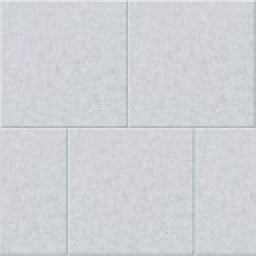
#> input picture web/ThreeJs/images/floor.jpg, 128 x 128 px (shown 2 times larger)
$ python -i Functions.py   (imports and definitions only)   (older library calls are emulated)
#> lines starting #> are read from the running program, lines starting #| are printed output that depends on the picture; after the words box and inside, x2 and y2 are one past the last pixel; in counts of white or black regions, pixels touching at a corner belong together
import cv2
import matplotlib.pyplot as plt
import numpy as np
import math
import sys
import copy
from scipy.signal import lfilter
from skimage.data import page
from skimage.filters import (threshold_otsu, threshold_niblack,threshold_sauvola)
from numba import jit
import time

time.clock = time.time
class ImageFunctions(object):

    def __init__(self,filepath):
#> called with filepath = '../web/ThreeJs/images/floor.jpg'
        print(filepath)
        self.img=cv2.imread(filepath)
#> self.img is the input picture: shape (128, 128, 3); mean B, G, R 214.2, 209.3, 207.3
        self.img=cv2.cvtColor(self.img,cv2.COLOR_RGB2BGR)
        if len(self.img.shape)==3:
            print('3D')
            # 直接把BGR转RGB
            self.b, self.g, self.r = cv2.split(self.img)
            self.img = cv2.merge([self.r, self.g, self.b])
        elif len(self.img.shape)==2:
            print('2D')
            self.b, self.g, self.r = self.img, self.img, self.img
            self.img=cv2.merge([self.img,self.img,self.img])

    # [24 lines left out: functions show, brighter, dimmer, not called in this run]

    def toGray(self):  # 灰度图
        img_gray=0.2126*self.r+0.7152*self.g+0.0722*self.b
        return img_gray

    # [69 lines left out: functions toBinary, blur, smooth, equalizeHist, clahe, edgeRein and 2 more, not called in this run]

    # 形态学处理
    def erode(self):  # 腐蚀
        ero=cv2.erode(self.img, kernel=np.ones((5, 5), np.uint8))
        return ero

    def dilate(self):  # 膨胀
        dilation = cv2.dilate(self.img, kernel=np.ones((5, 5),np.uint8), iterations=1)
        return dilation

    def opening(self):  # 开运算
        opening = cv2.morphologyEx(self.img, cv2.MORPH_OPEN, kernel=np.ones((5, 5),np.uint8))
        return opening

    def closing(self):  # 开运算
        closing = cv2.morphologyEx(self.img, cv2.MORPH_CLOSE, kernel=np.ones((5, 5),np.uint8))
        return closing

    # 阈值处理
    # [32 lines left out: functions MA, adaThresh, sauvola, not called in this run]

    def otsu(self):  # Otsu
        blur = cv2.GaussianBlur(self.r, (5, 5), 0)
        ret,img_bir=cv2.threshold(blur, 0, 255, cv2.THRESH_BINARY + cv2.THRESH_OTSU)
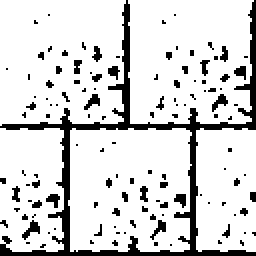
#> img_bir: shape (128, 128) (shown 2 times larger); 84.3% white; 124 black regions (109 under 20 px), largest, box (x1, y1, x2, y2) and area: (0, 0, 128, 128) 1679, (11, 110, 20, 120) 39, (106, 47, 114, 56) 33
#> ret = 212
        blur = cv2.GaussianBlur(self.g, (5, 5), 0)
        ret, img_big = cv2.threshold(blur, 0, 255, cv2.THRESH_BINARY + cv2.THRESH_OTSU)
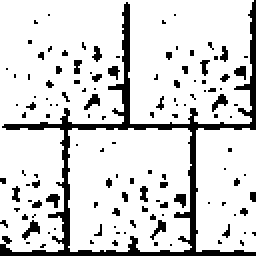
#> img_big: shape (128, 128) (shown 2 times larger); 84.7% white; 126 black regions (111 under 20 px), largest, box (x1, y1, x2, y2) and area: (0, 0, 128, 128) 1611, (11, 110, 20, 120) 39, (106, 47, 114, 56) 33
#> ret = 207
        blur = cv2.GaussianBlur(self.b, (5, 5), 0)
        ret, img_bib = cv2.threshold(blur, 0, 255, cv2.THRESH_BINARY + cv2.THRESH_OTSU)
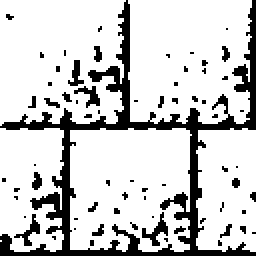
#> img_bib: shape (128, 128) (shown 2 times larger); 80.5% white; 68 black regions (59 under 20 px), largest, box (x1, y1, x2, y2) and area: (0, 0, 128, 128) 2511, (71, 106, 84, 123) 78, (7, 107, 20, 123) 64
#> ret = 205
        img_bi=cv2.merge([img_bir,img_big,img_bib])
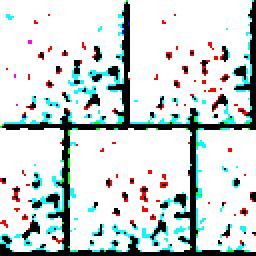
#> img_bi: shape (128, 128, 3) (shown 2 times larger); mean B, G, R 215, 216, 205.3
        return img_bi

    # 滤波
    # [30 lines left out: functions maskBlur, meanBlur, gaussianBlur, not called in this run]

    def medianBlur(self):  # 中值滤波
        blur_img = cv2.medianBlur(self.img, 5)
        return blur_img


    # 边缘检测
    # [26 lines left out: functions canny, laplacian, sobel, not called in this run]

>>> result = ImageFunctions('../web/ThreeJs/images/floor.jpg').otsu()
